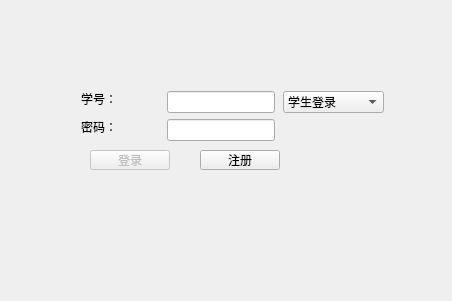
<?xml version="1.0" encoding="UTF-8"?>
<ui version="4.0">
 <class>loginDialog</class>
 <widget class="QDialog" name="loginDialog">
  <property name="geometry">
   <rect>
    <x>0</x>
    <y>0</y>
    <width>452</width>
    <height>301</height>
   </rect>
  </property>
  <property name="windowTitle">
   <string>Dialog</string>
  </property>
  <widget class="QLineEdit" name="lineEdit_2">
   <property name="geometry">
    <rect>
     <x>167</x>
     <y>119</y>
     <width>108</width>
     <height>22</height>
    </rect>
   </property>
   <property name="echoMode">
    <enum>QLineEdit::Password</enum>
   </property>
  </widget>
  <widget class="QLabel" name="label_1">
   <property name="geometry">
    <rect>
     <x>81</x>
     <y>91</y>
     <width>36</width>
     <height>16</height>
    </rect>
   </property>
   <property name="text">
    <string>学号：</string>
   </property>
  </widget>
  <widget class="QPushButton" name="registButton">
   <property name="geometry">
    <rect>
     <x>200</x>
     <y>150</y>
     <width>80</width>
     <height>20</height>
    </rect>
   </property>
   <property name="text">
    <string>注册</string>
   </property>
  </widget>
  <widget class="QPushButton" name="loginButton">
   <property name="enabled">
    <bool>false</bool>
   </property>
   <property name="geometry">
    <rect>
     <x>90</x>
     <y>150</y>
     <width>80</width>
     <height>20</height>
    </rect>
   </property>
   <property name="text">
    <string>登录</string>
   </property>
   <property name="default">
    <bool>true</bool>
   </property>
  </widget>
  <widget class="QLabel" name="label_2">
   <property name="geometry">
    <rect>
     <x>81</x>
     <y>119</y>
     <width>36</width>
     <height>16</height>
    </rect>
   </property>
   <property name="text">
    <string>密码：</string>
   </property>
  </widget>
  <widget class="QLineEdit" name="lineEdit">
   <property name="geometry">
    <rect>
     <x>167</x>
     <y>91</y>
     <width>108</width>
     <height>22</height>
    </rect>
   </property>
  </widget>
  <widget class="QComboBox" name="comboBox">
   <property name="geometry">
    <rect>
     <x>283</x>
     <y>91</y>
     <width>101</width>
     <height>22</height>
    </rect>
   </property>
   <item>
    <property name="text">
     <string>学生登录</string>
    </property>
   </item>
   <item>
    <property name="text">
     <string>教师登录</string>
    </property>
   </item>
  </widget>
 </widget>
 <tabstops>
  <tabstop>lineEdit</tabstop>
  <tabstop>lineEdit_2</tabstop>
  <tabstop>loginButton</tabstop>
  <tabstop>registButton</tabstop>
  <tabstop>comboBox</tabstop>
 </tabstops>
 <resources/>
 <connections/>
</ui>
